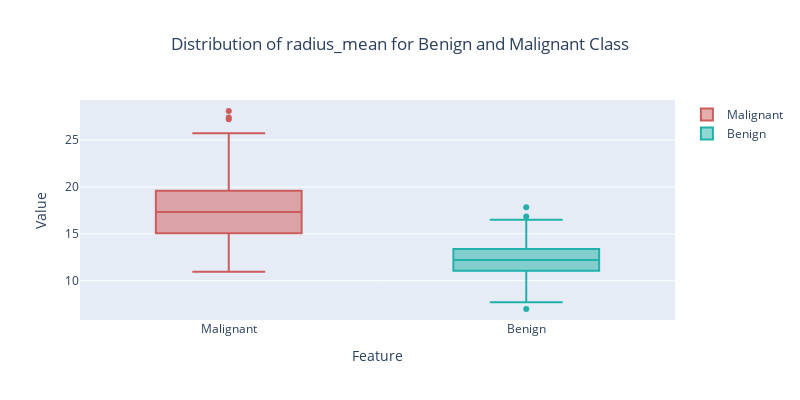

Notebook code for this chart:
### Markdown cell above
📦 Box Plot (visually see outliers)

### Code cell
radius_mean_m = data[data['diagnosis'] =='M']['radius_mean']
radius_mean_b = data[data['diagnosis'] =='B']['radius_mean']

fig = go.Figure()
fig.add_trace(go.Box(y=radius_mean_m, name='Malignant', marker_color = 'indianred'))
fig.add_trace(go.Box(y=radius_mean_b, name = 'Benign', marker_color = 'lightseagreen'))

fig.update_layout(title='Distribution of radius_mean for Benign and Malignant Class',
                  title_x = 0.5,
                  xaxis_title = 'Feature',
                  yaxis_title = 'Value',
                  height = 400,
                  width = 800)
fig.show()

### Figure 1 — Plotly figure (JSON) as saved in the notebook; plotly's stock layout.template omitted (floating-point values rounded to 4 significant figures; data arrays with more than 128 entries replaced by an {"elided": "..."} marker saying what was removed)
{"data": [{"marker": {"color": "indianred"}, "name": "Malignant", "type": "box", "y": {"elided": "212 float values"}}, {"marker": {"color": "lightseagreen"}, "name": "Benign", "type": "box", "y": {"elided": "357 float values"}}], "layout": {"height": 400, "title": {"text": "Distribution of radius_mean for Benign and Malignant Class", "x": 0.5}, "width": 800, "xaxis": {"title": {"text": "Feature"}}, "yaxis": {"title": {"text": "Value"}}}}
